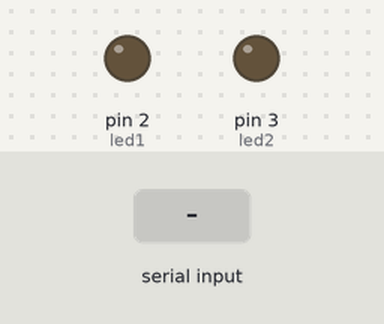
The sketch below on a simulated Arduino Uno, built with avr-gcc and run on an emulated ATmega328P. Parts: output pins drawn as LEDs (lit = HIGH). Inputs (shaded band) come from the test bench.

Above: at 1.2 s.
1.3 s: "90,45\n" received over Serial
At 2.0 s:
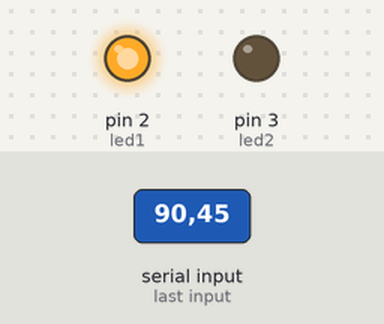
At 12.3 s:
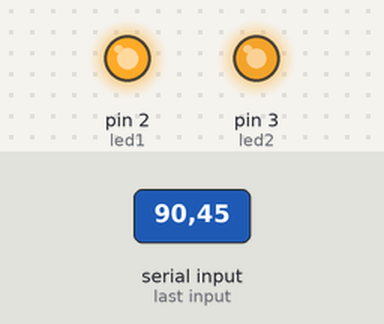
Timing chart, 0 to 13.6 s (numbered marks = the images above; inputs shaded):
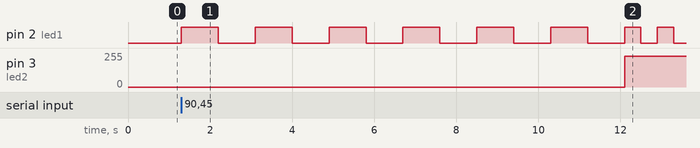

The sketch:

sketch_aug07a.ino
```cpp
const int led1 = 2, led2 = 3;
char dato;
void setup()
{
  pinMode(led1, OUTPUT);
  pinMode(led2, OUTPUT);
  Serial.begin(9600);
}
void loop()
{
  if(Serial.available() > 0)
  {
    dato = Serial.read();
    int valor = dato - 48;
     int brillo = valor*255/10;
    // Serial.println(valor);
    if(valor > 0)
    {

      for(int i = 0; i <= 5; i++)
      {
        digitalWrite(led1, HIGH);
        delay(valor*100);
          digitalWrite(led1, LOW);
        delay(valor*100);
      }
      analogWrite(led2, brillo);
    }
    else
    {
      digitalWrite(led1, LOW);
    }
  }
}
```

Measured:
- after the input at 1.3 s, pin 2 (led1): goes 6 × (HIGH 0.90 s, LOW 0.90 s), HIGH 0.40 s, LOW 0.40 s, HIGH 0.40 s, then LOW, starting at once; pin 3 (led2): 0/255 → 229/255 after 10.8 s
